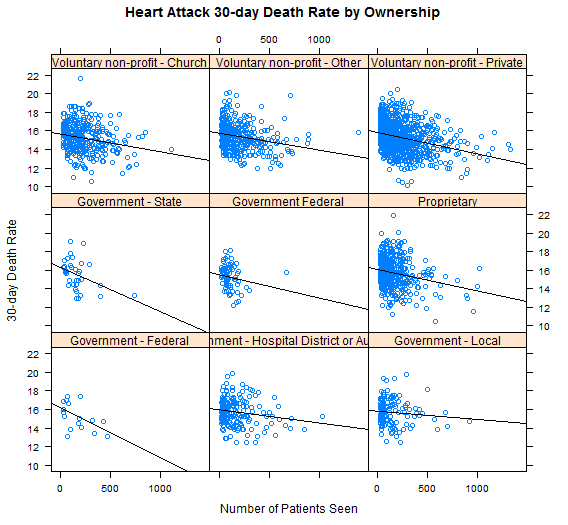

The script that drew this image:
library(lattice)
outcome <- read.csv("outcome-of-care-measures.csv", colClasses="character")
hospital <- read.csv("hospital-data.csv", colClasses="character")
outcome.hospital <- merge(outcome, hospital, by="Provider.Number")
death <- as.numeric(outcome.hospital[,11])
npatient <- as.numeric(outcome.hospital[, 15])
owner <- factor(outcome.hospital$Hospital.Ownership)
xyplot(death ~ npatient | owner, xlab="Number of Patients Seen",
       ylab="30-day Death Rate", main="Heart Attack 30-day Death Rate by Ownership",
       panel=function(x, y, ...) {
         panel.xyplot(x, y, ...)
         panel.lmline(x, y)
       })
